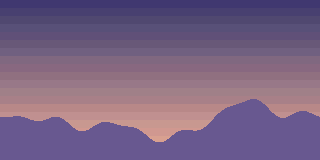
#> input picture neogeo-cd/src/assets/gfx/lake/sky.png, 320 x 160 px
$ python preview.py
#> lines starting #> are read from the running program, lines starting #| are printed output that depends on the picture
"""Compose preview screens from the current assets (frame 1 of each strip).
Run: python3 tools/preview.py OUTDIR  -> lake.png, beach.png, window.png, board.png (2x scale)"""
import os, sys, random
from PIL import Image
A = os.path.join(os.path.dirname(os.path.abspath(__file__)), '..', 'src', 'assets', 'gfx')
OUT = sys.argv[1] if len(sys.argv) > 1 else '.'

def load(rel, fw=None, fh=None, frame=0):
#> called with rel = 'lake/sky.png', frame = 0
    im = Image.open(os.path.join(A, rel)).convert('RGBA')
#> im is the input picture: PIL image 320x160 RGBA; mean R, G, B, A 120.7, 98.1, 130.9, 255
    px = im.load()
    for y in range(im.size[1]):
        for x in range(im.size[0]):
            if px[x, y][:3] == (255, 0, 255): px[x, y] = (0, 0, 0, 0)
    if fw: im = im.crop((frame * fw, 0, frame * fw + fw, fh or im.size[1]))
    return im

def boards(scr):
    tiles = load('board/tiles.png'); rnd = random.Random(3)
    panel = load('board/panel.png'); cur = load('board/cursor.png')
    for i, ox in enumerate((24, 168)):
        scr.alpha_composite(panel, (ox - 8, 64))
        for r in range(7):
            for c in range(8):
                k = rnd.randrange(6) if rnd.random() > .05 else 6
                scr.alpha_composite(tiles.crop((0, k * 16, 16, k * 16 + 16)), (ox + c * 16, 72 + r * 16))
        scr.alpha_composite(cur.crop((0, i * 16, 16, i * 16 + 16)), (ox + 3 * 16, 72 + 3 * 16))
    return scr

def save(scr, name):
    scr.resize((640, 448), Image.NEAREST).save(os.path.join(OUT, name)); print('wrote', name)

s = Image.new('RGBA', (320, 224), (0, 0, 0, 255))
s.alpha_composite(load('lake/sky.png'), (0, 0)); s.alpha_composite(load('common/sun.png'), (210, 40))
#> after `s.alpha_composite(load('lake/sky.png'), (0, 0))`:
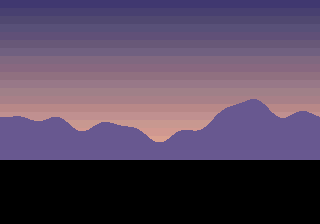
#> s: PIL image 320x224 RGBA; mean R, G, B, A 86.2, 70.1, 93.5, 255
#> (the run stopped early here; a loop or call above may not have finished)
